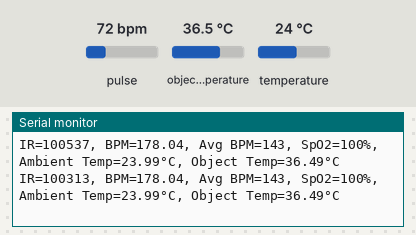
The sketch below on a simulated Arduino Uno R4 WiFi. Parts: the last lines printed to the serial monitor. The inputs (shaded band) are chosen by the test bench; at power-on: pulse 72 bpm, object temperature 36.5 °C, temperature 24 °C. WiFi joins after 1.5 s; servers stay silent unless stated.

Above: at 2.7 s.
2.8 s: pulse set to 42 bpm
At 2.86 s:
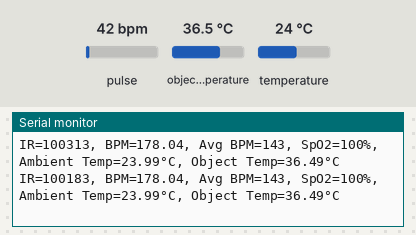
4.3 s: object temperature set to 20 °C
At 4.32 s:
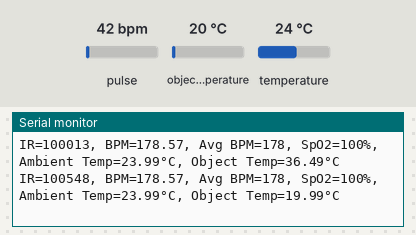
5.8 s: temperature set to 12 °C
At 5.89 s:
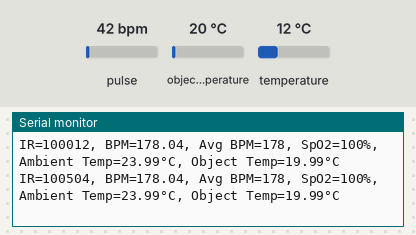
Timing chart, 0 to 8.8 s (numbered marks = the images above; inputs shaded):
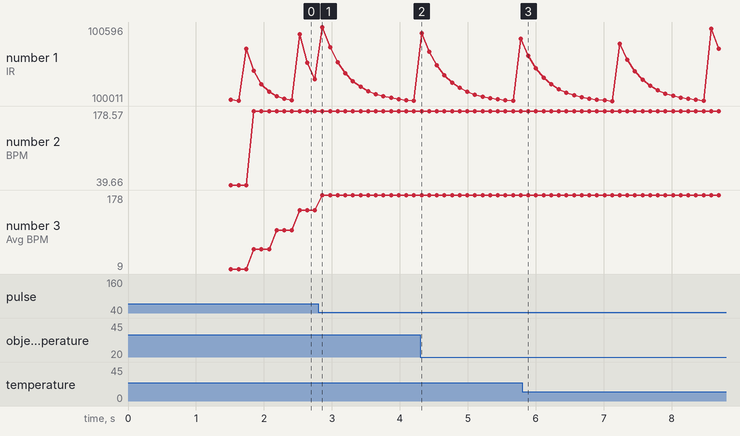

Measured:
- after the input at 4.3 s, the serial monitor: prints a new line at once (image 2)

The sketch:

Health_Monitor_Code.ino
```cpp
#include <Wire.h>
#include "MAX30105.h"
#include "heartRate.h"
#include <Adafruit_MLX90614.h>
#include <WiFiS3.h>
#include <ArduinoHttpClient.h>

// WiFi credentials - REPLACE WITH YOUR ACTUAL VALUES
const char* ssid = "Your SSID";
const char* password = "Your Password";

// ThingSpeak settings - REPLACE WITH YOUR ACTUAL VALUES
const char* thingSpeakServer = "api.thingspeak.com";
const String writeAPIKey = "Your writeAPIKey";

WiFiClient wifiClient;
HttpClient httpClient(wifiClient, thingSpeakServer, 80);

MAX30105 particleSensor;
Adafruit_MLX90614 mlx = Adafruit_MLX90614();

// Buffer to store heart rate and SpO2 values
const byte RATE_SIZE = 4;
byte rates[RATE_SIZE];
byte rateSpot = 0;
long lastBeat = 0;

// Variables for heart rate and SpO2 calculation
float beatsPerMinute;
int beatAvg;
long irValue;
int spO2;

// Variable for temperature readings
float ambientTemp;
float objectTemp;

// Timer for ThingSpeak updates (ThingSpeak has a 15 second update limit)
unsigned long lastThingSpeakUpdate = 0;
const unsigned long updateInterval = 15000;  // 15 seconds

void setup() {
  Serial.begin(115200);

  // Initialize MAX30102 Pulse Oximeter
  if (!particleSensor.begin(Wire, I2C_SPEED_FAST)) {
    Serial.println("MAX30102 was not found. Please check wiring/power.");
    while (1);
  }

  // Initialize MLX90614 Temperature Sensor
  if (!mlx.begin()) {
    Serial.println("MLX90614 was not found. Please check wiring/power.");
    while (1);
  }

  // Configure pulse oximeter settings
  particleSensor.setup(); // Use default settings
  particleSensor.setPulseAmplitudeRed(0x0A); // Lowest power mode
  particleSensor.setPulseAmplitudeGreen(0); // Turn off Green LED

  // Connect to WiFi
  connectWiFi();

  Serial.println("Health Monitor with ThingSpeak initialized!");
}

void loop() {
  // Read data from sensors
  readPulseOximeter();
  readTemperature();

  // Print results to Serial Monitor
  printSensorData();

  // Send data to ThingSpeak at regular intervals
  if (millis() - lastThingSpeakUpdate > updateInterval) {
    sendToThingSpeak();
    lastThingSpeakUpdate = millis();
  }

  delay(100);
}

void connectWiFi() {
  Serial.print("Connecting to WiFi");

  // Connect to WPA/WPA2 network
  WiFi.begin(ssid, password);

  // Wait for connection (with timeout)
  int connectionAttempts = 0;
  while (WiFi.status() != WL_CONNECTED && connectionAttempts < 20) {
    delay(500);
    Serial.print(".");
    connectionAttempts++;
  }

  if (WiFi.status() == WL_CONNECTED) {
    Serial.println();
    Serial.print("Connected to WiFi. IP address: ");
    Serial.println(WiFi.localIP());
  } else {
    Serial.println();
    Serial.println("WiFi connection failed. Check credentials or try again.");
  }
}

void readPulseOximeter() {
  irValue = particleSensor.getIR();

  if (detectBeat(irValue) == true) {
    // We sensed a beat!
    long delta = millis() - lastBeat;
    lastBeat = millis();

    beatsPerMinute = 60 / (delta / 1000.0);

    if (beatsPerMinute < 255 && beatsPerMinute > 20) {
      rates[rateSpot++] = (byte)beatsPerMinute;
      rateSpot %= RATE_SIZE;

      // Calculate average
      beatAvg = 0;
      for (byte x = 0 ; x < RATE_SIZE ; x++)
        beatAvg += rates[x];
      beatAvg /= RATE_SIZE;
    }
  }

  // Calculate SpO2 (simplified method)
  if (irValue > 50000) {
    spO2 = estimateSpO2(irValue);
  } else {
    // If no finger is detected
    spO2 = 0;
  }
}

void readTemperature() {
  ambientTemp = mlx.readAmbientTempC();
  objectTemp = mlx.readObjectTempC();
}

void printSensorData() {
  Serial.print("IR=");
  Serial.print(irValue);
  Serial.print(", BPM=");
  Serial.print(beatsPerMinute);
  Serial.print(", Avg BPM=");
  Serial.print(beatAvg);
  Serial.print(", SpO2=");
  Serial.print(spO2);
  Serial.print("%, Ambient Temp=");
  Serial.print(ambientTemp);
  Serial.print("°C, Object Temp=");
  Serial.print(objectTemp);
  Serial.println("°C");
}

void sendToThingSpeak() {
  // Check WiFi connection
  if (WiFi.status() != WL_CONNECTED) {
    Serial.println("WiFi disconnected. Reconnecting...");
    connectWiFi();
    if (WiFi.status() != WL_CONNECTED) {
      return; // Skip this update if reconnection failed
    }
  }

  // Prepare the data string
  String dataString = "api_key=" + writeAPIKey;
  dataString += "&field1=" + String(beatAvg);
  dataString += "&field2=" + String(spO2);
  dataString += "&field3=" + String(objectTemp);
  dataString += "&field4=" + String(ambientTemp);

  // Send the HTTP POST request
  httpClient.beginRequest();
  httpClient.post("/update");
  httpClient.sendHeader("Content-Type", "application/x-www-form-urlencoded");
  httpClient.sendHeader("Content-Length", dataString.length());
  httpClient.beginBody();
  httpClient.print(dataString);
  httpClient.endRequest();

  // Read the status code and body of the response
  int statusCode = httpClient.responseStatusCode();
  String response = httpClient.responseBody();

  if (statusCode == 200) {
    Serial.println("Data sent to ThingSpeak successfully!");
  } else {
    Serial.print("Problem sending to ThingSpeak. HTTP error code: ");
    Serial.println(statusCode);
    Serial.print("Response: ");
    Serial.println(response);
  }
}

// Renamed function to avoid conflict
bool detectBeat(long irValue) {
  static long lastPeak = 0;
  static int threshold = 2000;

  if (irValue > threshold) {
    if (millis() - lastPeak > 300) { // Debounce
      lastPeak = millis();
      return true;
    }
  }
  return false;
}

// Simplified SpO2 estimation
int estimateSpO2(long irValue) {
  // This is a very basic estimation and should not be used for medical diagnostics
  int estimatedSpO2 = map(irValue, 50000, 100000, 95, 100);
  estimatedSpO2 = constrain(estimatedSpO2, 90, 100);
  return estimatedSpO2;
}
```
